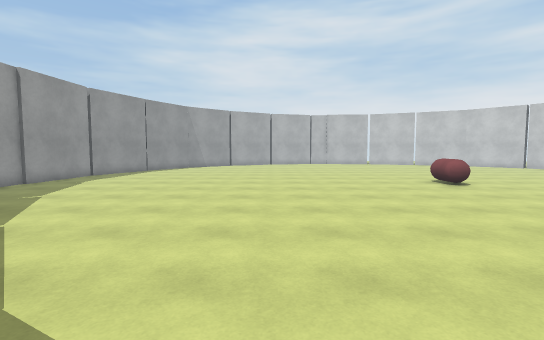
View 1 (above)

18 first-person views from a walk through a Unity game level. The camera is 1.5 m above the floor, tilts 4° down and sees 85° across. The floor is counted in squares, 1 m on a side. Each view is taken from the middle of a square. On the plan, view 1 faces up. The plan holds only what a view shows up to about 15 squares ahead; the rest is blank. The place goes on beyond the plan. Some animated figures are left out. Surface patterns are stand-ins for the level's own textures.

View 2
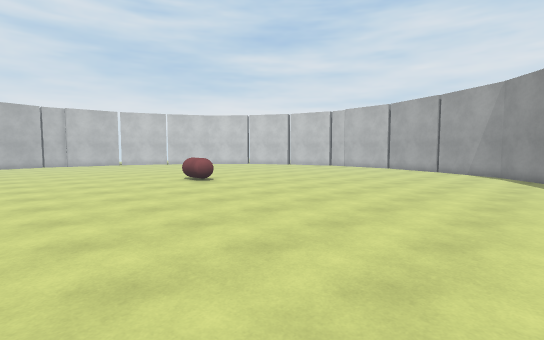

View 3
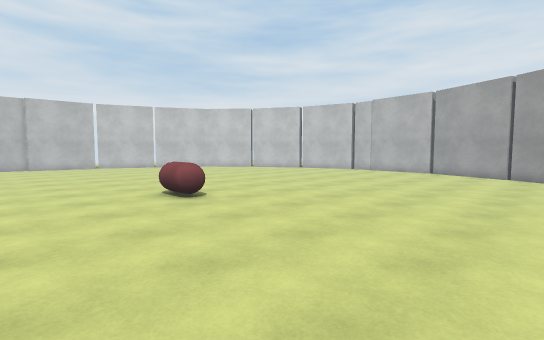

View 4
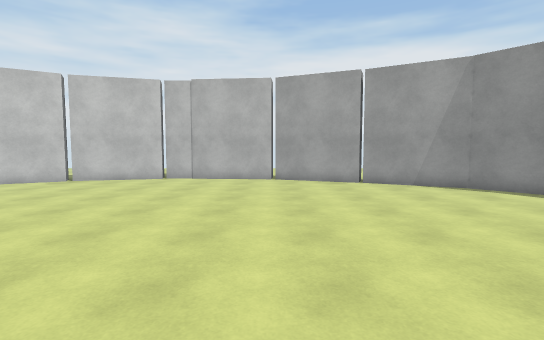

View 5
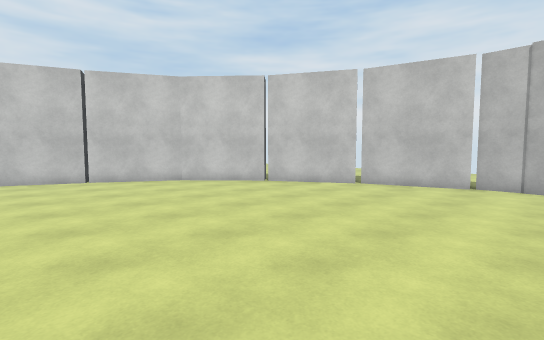

View 6
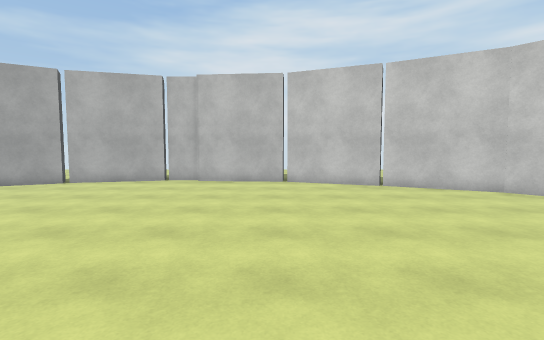

View 7
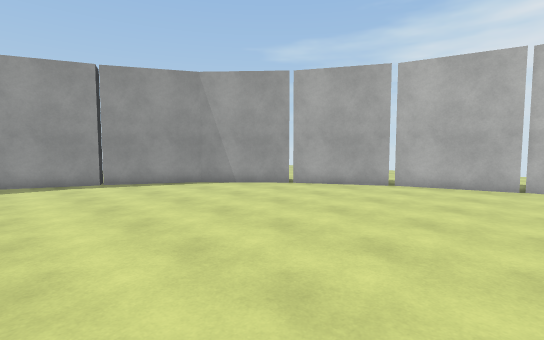

View 8
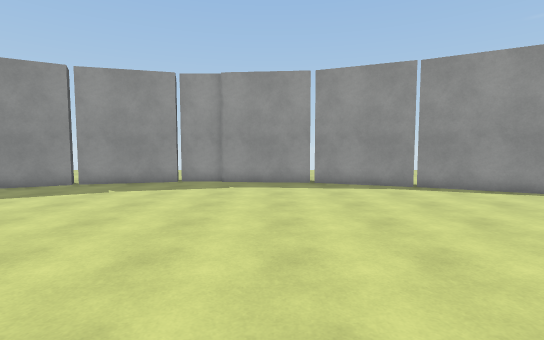

View 9
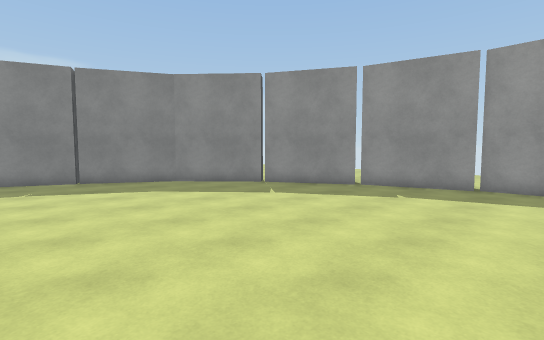

View 10
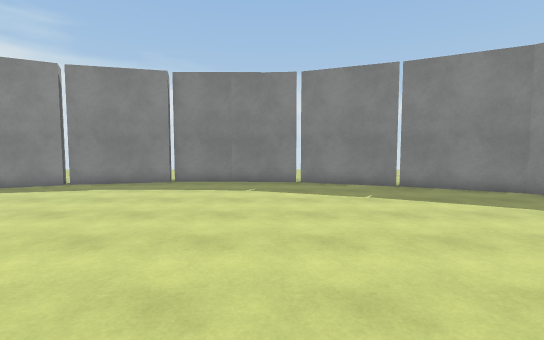

View 11
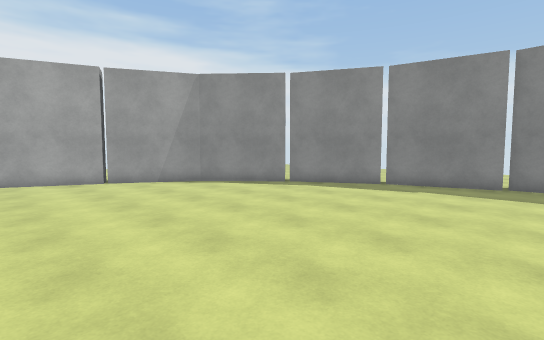

View 12
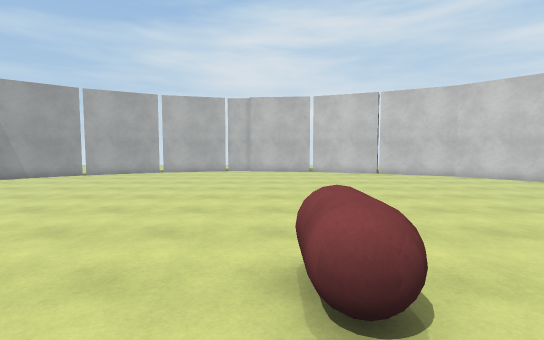

View 13
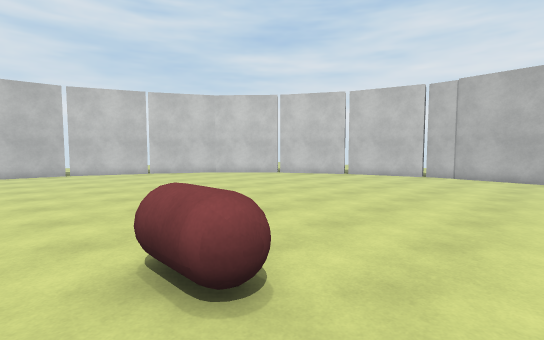

View 14
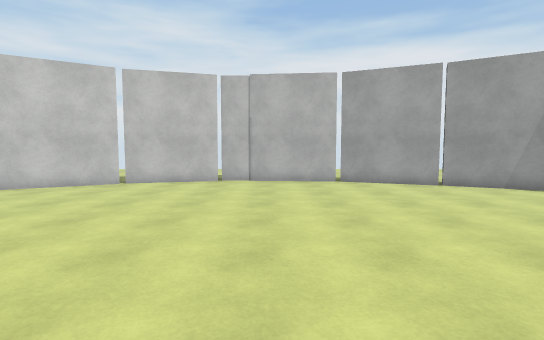

View 15
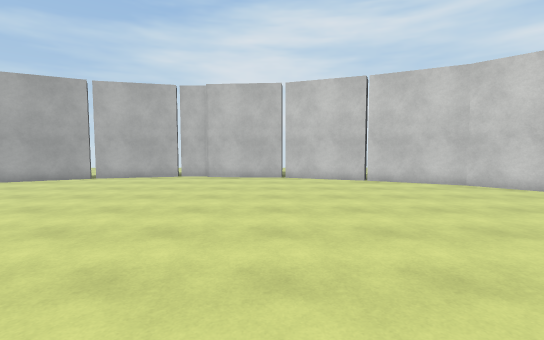

View 16
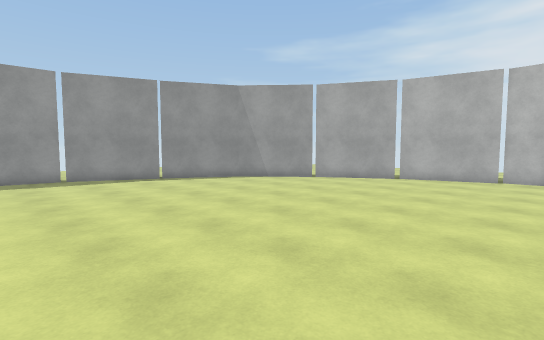

View 17
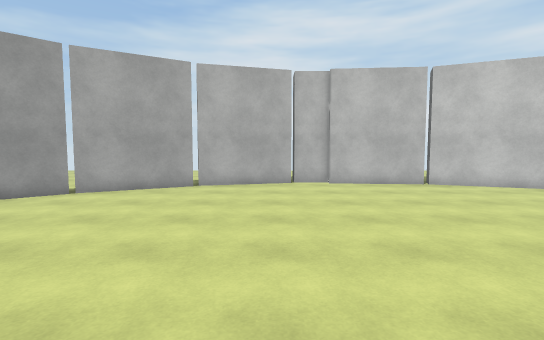

View 18
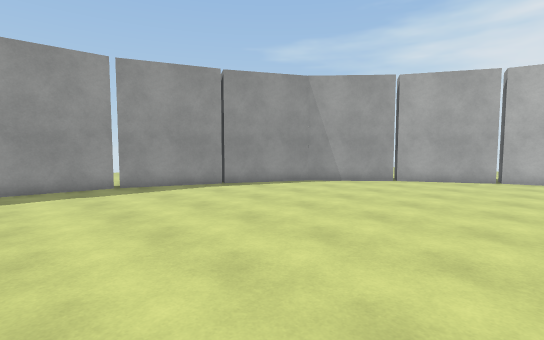

### Floor plan
Points are (right, up) in squares from view 1. A wall is a line through its corners. A room is listed if a view was taken in it or the views show most of it. See-through windows are left out.
Room 1 (views 1, 2, 3, 4, 5, 6, 7, 8, 9, 10, 11, 12, 13, 14, 15, 16, 17, 18)
walls: (-10.2, 16.8) (-10.7, 10.8); (-7.3, 3) (-4.6, 0) (-1.1, -1.9); (-9.4, 6.6) (-7.4, 3.1); (21.2, 6.1) (22.8, 9.9); (12.7, -2.3) (16.3, -0.3); (8.6, -3.5) (12.6, -2.4); (16.3, -0.2) (19.4, 2.6) (21.2, 6); (-10.6, 10.7) (-9.5, 6.8); (13.4, 28.1) (9.7, 29.6); (22.7, 10) (23.2, 15.5); (2.9, -3.7) (8.5, -3.7); (9.6, 29.6) (5.5, 30); (-3.8, 27) (-6.8, 24.2) (-8.7, 20.8); (19.8, 23.1) (17, 26.2) (13.5, 28.1); (21.8, 19.6) (19.8, 23.2); (-0.2, 29) (-3.6, 27.1); (23, 15.5) (21.9, 19.5); (-1.3, -2.6) (-1, -1.9) (2.7, -3.4); (5.6, 30.3) (4, 30.3); (3.9, 30.2) (0, 29.2); (-9.6, 21) (-8.7, 20.6) (-10.3, 16.8)
objects: other object (7, 12) to (8, 14)

Positions as (right, up) in squares from view 1, and headings:
1: (0, 0), facing up
2: (0, 0), facing up-right
3: (3, 4), facing up-right
4: (8, 10), facing right
5: (10, 13), facing up-right
6: (9, 16), facing up
7: (5, 17), facing up-left
8: (3, 15), facing left
9: (2, 13), facing down-left
10: (4, 10), facing down
11: (7, 10), facing down-right
12: (7, 10), facing up
13: (6, 10), facing up-right
14: (9, 13), facing right
15: (9, 14), facing up
16: (6, 14), facing up-left
17: (3, 17), facing up
18: (2, 13), facing up-left
